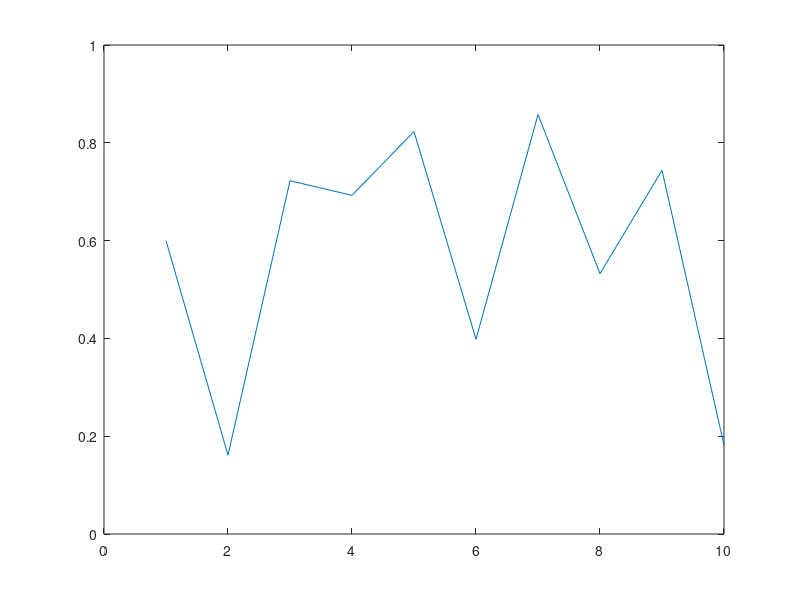

This figure's MATLAB source:
% GNU Octave Setup Script for Swarm Algorithms
% Run this script to set up the Octave environment

fprintf('=== GNU Octave Swarm Algorithms Setup ===\n');

%% Check Octave version
try
    octave_version = version();
    fprintf('GNU Octave Version: %s\n', octave_version);
catch
    fprintf('GNU Octave Version: Unknown\n');
end

%% Add current directory to path
current_dir = pwd;
fprintf('Adding directory to Octave path: %s\n', current_dir);
addpath(current_dir);

%% Check required packages
fprintf('\nChecking Octave packages...\n');

% Check if we have basic functionality
try
    % Test random number generation
    rand('seed', 42);
    test_matrix = rand(10, 10);
    fprintf('  ✓ Random number generation: Working\n');
    
    % Test struct arrays
    test_struct = struct('id', {1, 2}, 'value', {'a', 'b'});
    if length(test_struct) == 2
        fprintf('  ✓ Structure arrays: Working\n');
    end
    
    % Test basic plotting (if display available)
    try
        figure('visible', 'off');
        plot(1:10, rand(1, 10));
        close;
        fprintf('  ✓ Basic plotting: Working\n');
    catch
        fprintf('  ⚠ Plotting: Limited (no display)\n');
    end
    
catch ME
    fprintf('  ✗ Error in basic functionality test: %s\n', ME.message);
end

%% Create directories for results
if ~exist('results', 'dir')
    mkdir('results');
    fprintf('\nCreated results directory\n');
end

if ~exist('plots', 'dir')
    mkdir('plots');
    fprintf('Created plots directory\n');
end

%% Run quick validation
fprintf('\nRunning quick validation test...\n');

try
    % Create minimal test case
    tasks = struct();
    tasks(1) = struct('id', 1, 'length', 5, 'dependencies', '');
    tasks(2) = struct('id', 2, 'length', 3, 'dependencies', '');
    
    agents = struct();
    agents(1) = struct('id', 'TestAgent');
    
    cost_function = @(schedule, makespan) makespan;
    heuristic_function = @(task) 1.0 / task.length;
    
    % Test ACO creation
    fprintf('  Testing ACO scheduler creation...\n');
    aco = ACO_MultiAgent_Scheduler(tasks, cost_function, heuristic_function, ...
        'agents', agents, 'n_ants', 2, 'n_iterations', 2);
    fprintf('  ✓ ACO scheduler creation: Working\n');
    
    % Test PSO creation
    fprintf('  Testing PSO scheduler creation...\n');
    pso = PSO_MultiAgent_Scheduler(tasks, agents, cost_function, ...
        'n_particles', 2, 'n_iterations', 2);
    fprintf('  ✓ PSO scheduler creation: Working\n');
    
    % Quick run test
    fprintf('  Running quick algorithm test...\n');
    result = aco.run();
    if ~isempty(result.schedule)
        fprintf('  ✓ Algorithm execution: Working\n');
        fprintf('    Test makespan: %.2f\n', result.makespan);
    end
    
catch ME
    fprintf('  ✗ Validation test failed: %s\n', ME.message);
    fprintf('    Error occurred at line: %s\n', ME.stack(1).name);
    
    % Try to give more specific guidance
    if strfind(ME.message, 'containers.Map')
        fprintf('    Note: containers.Map might not be available in Octave\n');
        fprintf('    Consider using cell arrays or structs instead\n');
    elseif strfind(ME.message, 'handle')
        fprintf('    Note: Handle classes might work differently in Octave\n');
        fprintf('    Consider using regular classes or function-based approach\n');
    end
end

%% Check dataset availability
fprintf('\nChecking dataset availability...\n');

datasets = {
    '../backend/data/cloud_task_scheduling_dataset.csv', 'Basic cloud scheduling dataset';
    '../backend/data/cloud_task_scheduling_with_dependencies.csv', 'Cloud scheduling with dependencies'
};

for i = 1:size(datasets, 1)
    if exist(datasets{i, 1}, 'file')
        fprintf('  ✓ %s: Available\n', datasets{i, 2});
    else
        fprintf('  ⚠ %s: Not found\n', datasets{i, 2});
    end
end

%% Display next steps
fprintf('\n=== Setup Status ===\n');
fprintf('Your GNU Octave environment setup is complete!\n\n');

fprintf('Important Notes for Octave:\n');
fprintf('• GNU Octave is mostly compatible with MATLAB syntax\n');
fprintf('• Some advanced features (like containers.Map) may need alternatives\n');
fprintf('• Handle classes work differently - may need function-based approach\n');
fprintf('• Most mathematical operations should work identically\n\n');

fprintf('Next steps:\n');
fprintf('1. Try running the test script:\n');
fprintf('   octave --eval "run(''test_implementation_octave'')" \n\n');

fprintf('2. Test with simple example:\n');
fprintf('   octave --eval "run(''example_usage_octave'')" \n\n');

fprintf('3. For interactive use:\n');
fprintf('   octave\n');
fprintf('   >> addpath(''%s'')\n', current_dir);
fprintf('   >> help ACO_MultiAgent_Scheduler\n\n');

fprintf('Available files:\n');
files = dir('*.m');
for i = 1:length(files)
    fprintf('  • %s\n', files(i).name);
end

fprintf('\nFor help with any function in Octave, use:\n');
fprintf('   >> help function_name\n');
fprintf('   >> doc function_name\n\n');

fprintf('Happy optimizing with GNU Octave! 🐜🐝\n');

%% Save path if possible
try
    savepath;
    fprintf('\nPath configuration saved.\n');
catch
    fprintf('\nNote: Could not save path permanently.\n');
    fprintf('You may need to run addpath(''%s'') in future sessions.\n', current_dir);
end
